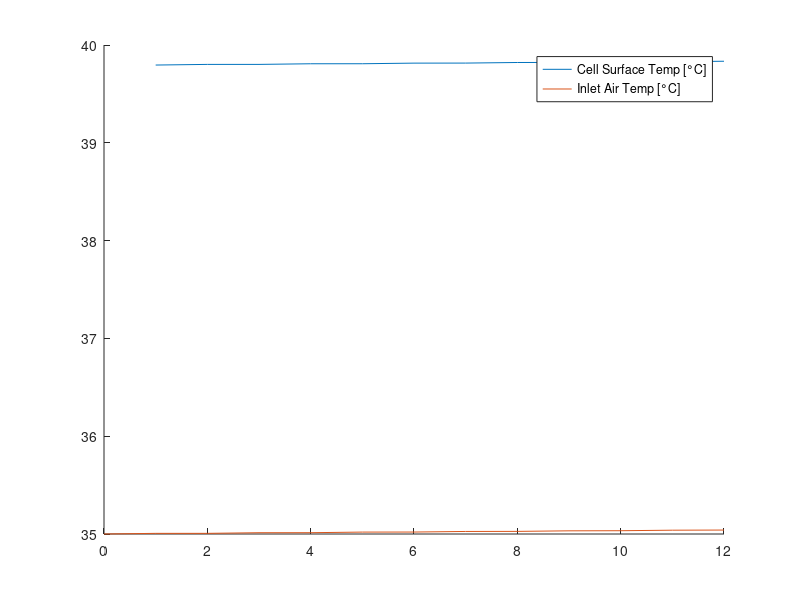

The MATLAB source for this figure:
%% Bank of Tubes Analysis on Subpack Cooling
clear all 
close all
%% Assumptions
%Nusselt Number correlation does not technically hold true since our flow
%regieme changes as a function of our velocity, however it is a decent
%enough of an approximation

%Average internal resistance of cell used
%Entropic heat not accounted for

%Air properties only evaluated at 30C and 50C
%% Parameters
P_avg = 18.6; % [kW] Average power 
P_max = 20; % [kW] Max power 


%Cell Spacing (from center of one cell to another)
% s_t = 23*10^-3; % [m] traverse spacing
s_l = 11.5*10^-3; % [m] longitudinal spacing
%s_t = 23e-3: 0.5e-3 : 24e-3; % [m] longitudinal spacing
% s_l = 23*10^-3 : 0.5e-3 : 24e-3; % [m] traverse spacing
s_t = 24e-3;%:0.5e-3:24e-3; % [m] longitudinal spacing
%s_l = 23*10^-3 : 0.5e-3 : 27e-3; % [m] longitudinal spacing
%s_d = sqrt(s_l^2 + s_t^2); %[m] diagonal spacing

%Constants Based on Cell Config 
% C1= 0.35*(s_t/s_l)^(1/5);
% C1 = 0.9;
% C2 = 0.99;
% m = 0.4;

%Single Cylinder in Crossflow configs
C= 0.683;
m = 0.466;
%Cell Properties
T_cell_max = 55; %[C] 
T_ambient = 35; %[C]
N_rows = 12; % Number of rows
N_cells = 6; % Number of cells per row
totalcells = N_rows*N_cells;
D_cell = 21.55 *10^-3; %[m] Cell diameter
R_cell = D_cell/2; % [m] Cell radius
k_cell = 2.21; %[W /m K] 
L_cell = 70.15*10^-3; % [m] Cell length/height
SA_cell = 0.5*(L_cell-12.7*10^-3)*2*pi*R_cell; %[m^2] Surface Area of cell
R_internal = 0.0087; % [Ohms]
Cp_cell = 1360; %[J/kgK]  

% %Air Properties at 30 C
% rho = 1.164; % [kg/m^3]
% Cp = 1006; % [J/kg K]
% mu = 18.72*10^-6; % [N s/m^2]
% k = 26.62*10^-3; % [W/m K] 
% Pr = mu*Cp/k; %

%Air Properties at 35 C
rho = 1.1459; % [kg/m^3]
Cp = 1006.7; % [J/kg K]
mu = 18.915*10^-6; % [N s/m^2]
k = 26.71*10^-3; % [W/m K] 
Pr = mu*Cp/k; %

% %Air Properties at 50 C (Surface Temp)
% rho_s = 1.093; % [kg/m^3]
% Cp_s = 1007; % [J/kg K]
% mu_s = 19.53*10^-6; % [N s/m^2]
% k_s = 28.08*10^-3; % [W/m K]
% Pr_s = mu_s*Cp_s/k_s; 

%Air Properties at 55 C (Surface Temp)
rho_s = 1.0759; % [kg/m^3]
Cp_s = 1007.7; % [J/kg K]
mu_s = 19.835*10^-6; % [N s/m^2]
k_s = 28.16*10^-3; % [W/m K]
Pr_s = mu_s*Cp_s/k_s; %


%Pack Properties
V_nom = 432; % [V]

%%
%Assume lumped thermal mass 
%From CFD assume we know air flow characteristics 
V_max = 3.5; %[m/s]
D = s_t-D_cell;
Re = rho*V_max*D/mu;
Nu = C*(Re^m) * (Pr^(1/3));
% Nu = (C1*(Re^m) * (Pr^0.36) * (Pr/Pr_s)^.25)/C2;
h = Nu*k_cell/D_cell;

R = 6; %number of cells per row scaling factor
%Heat generation and temperature calcs
I = (P_avg*1000/V_nom)/3; %[A]
q_gen = I^2*R_internal; % [W] 


T_surface = zeros(1,N_rows);
T_inlet_air = zeros(1,N_rows+1); %First index is at N=0 for no 
T_inlet_air(1) = 35; %[C]

for N = 1:N_rows
    T_surface(N) = R*q_gen/(h*SA_cell) + T_inlet_air(N);
    x = (-pi * D_cell * N * h)/(rho*V_max*R*N_rows*s_t*Cp_cell);
    T_outlet = -(q_gen/(h*SA_cell)+T_inlet_air(N)-T_inlet_air(1))*exp(x) + T_inlet_air(1) +q_gen/(h*SA_cell);
    T_inlet_air(N+1) = T_outlet;
end

N_plot = 0:N_rows;
figure;
hold on
plot(N_plot(2:end),T_surface,'DisplayName','Cell Surface Temp [°C]')
plot(N_plot,T_inlet_air,'DisplayName','Inlet Air Temp [°C]')
% plot(N_plot(2:end),T_inlet_air(2:end),'DisplayName','Outlet Air Temp [°C]')
legend('Location','best')